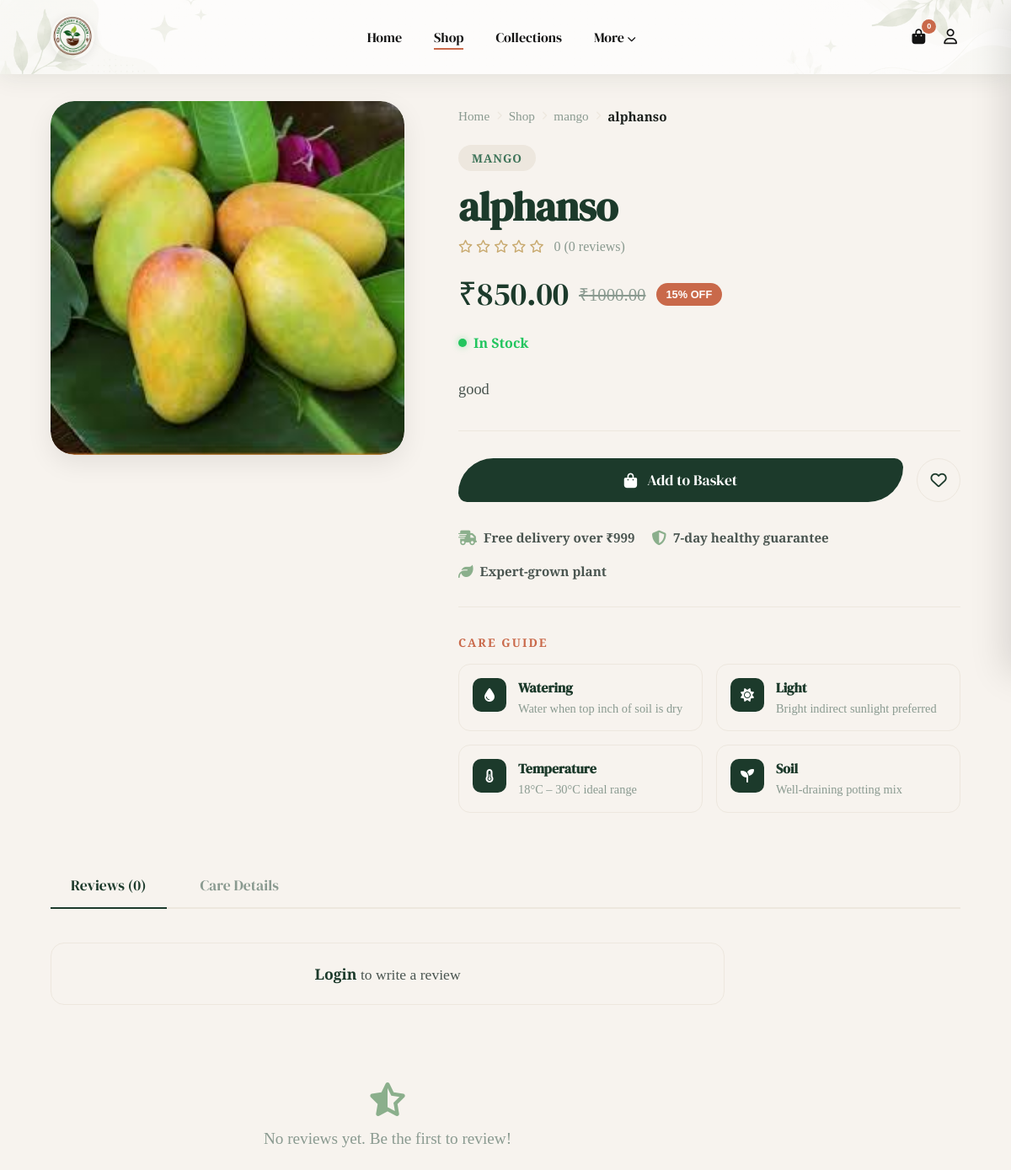
The app's page /product/alphanso/, older data.
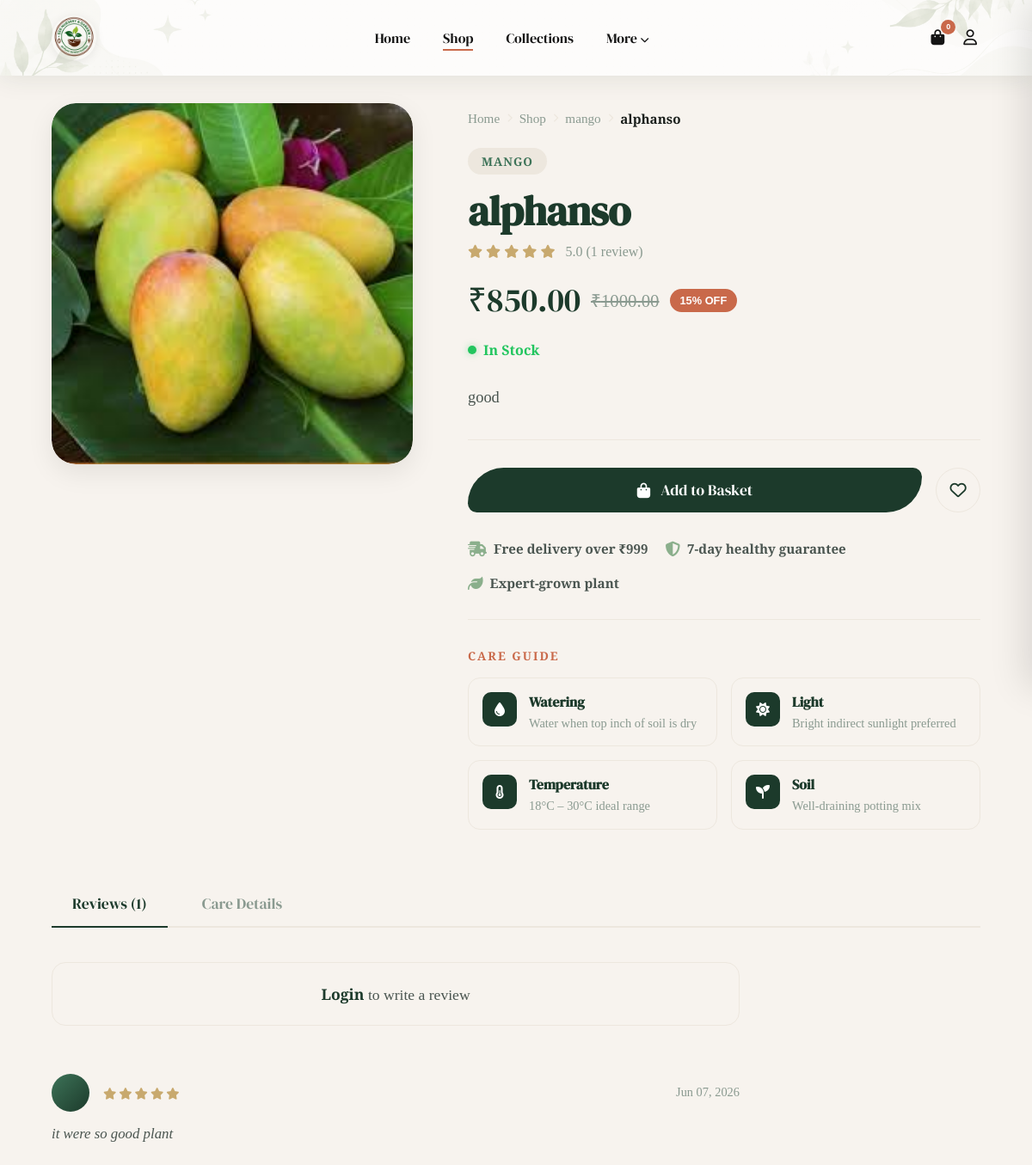
The same page, newer data.
### web/models.py (models this page shows, shortened)
class Review(models.Model):
    user = models.ForeignKey(
        User,
        on_delete=models.CASCADE,
        related_name="reviews"
    )
    product = models.ForeignKey(
        Product,
        on_delete=models.CASCADE,
        related_name="reviews"
    )
    rating = models.PositiveSmallIntegerField(default=5)
    review = models.TextField()
    is_approved = models.BooleanField(default=False)
    created_at = models.DateTimeField(auto_now_add=True)
    class Meta:
        constraints = [
            models.UniqueConstraint(
                fields=["product", "user"],
                name="unique_product_review"
            )
        ]
    class Meta:
        unique_together = ("product", "user")
        ordering = ["-created_at"]

### web/views.py (the view, shortened to what this page needs)
def product_detail(request, slug):
    product    = get_object_or_404(Product, slug=slug, is_active=True)
    reviews    = Review.objects.filter(product=product).select_related("user")
    related    = Product.objects.filter(
        category=product.category,
        is_active=True
    ).exclude(id=product.id).order_by("-id")[:4]
    avg_rating = reviews.aggregate(avg=Avg("rating"))["avg"] or 0
    user_review  = None
    in_wishlist  = False
    cart_qty     = 0
    has_purchased = False
    return render(request, "web/product_detail.html", {
        "product":     product,
        "reviews":     reviews,
        "related":     related,
        "avg_rating":  round(avg_rating, 1),
        "user_review": user_review,
        "in_wishlist": in_wishlist,
        "cart_qty":    cart_qty,
    })

### web/context_processors.py (called while the page is built)
def user_profile(request):
    notifications = Notification.objects.filter(is_active=True).order_by("-id")[:5]
    return {"notifications": notifications}

def cart_count(request):
    count = 0
    if request.user.is_authenticated:
        count = sum(
            i.quantity
            for i in CartItem.objects.filter(user=request.user)
        )
    return {
        "cart_count": count
    }

### web/models.py (called while the page is built)
    @property
    def discount_percent(self):
        if self.offer_price and self.price:
            return int(((self.price - self.offer_price) / self.price) * 100)
        return 0

### web/templates/web/Product_detail.html (shortened to what the changed rows need)
{% load static %}
<!DOCTYPE html>
<html lang="en">
<head>
    <link rel="stylesheet" href="https://cdnjs.cloudflare.com/ajax/libs/font-awesome/6.5.1/css/all.min.css">
    <link rel="stylesheet" href="{% static 'css/style.css' %}"><link rel="stylesheet" href="{% static 'css/cartsidebar.css' %}">
</head>
<body data-auth="{% if request.user.is_authenticated %}1{% else %}0{% endif %}">
    <div class="container-fluid">
        <div class="detail-layout">
            <div class="detail-info-col">
                <h1 class="product-title">{{ product.name }}</h1>
                <div class="product-rating-row">
                    <div class="stars">
                        {% for i in "12345" %}
                            {% if forloop.counter <= avg_rating|floatformat:"0"|add:"0" %}
                                <i class="fas fa-star"></i>
                            {% else %}
                                <i class="far fa-star"></i>
                            {% endif %}
                        {% endfor %}
                    </div>
                    <span>{{ avg_rating }} ({{ reviews.count }} review{{ reviews.count|pluralize }})</span>
                </div>
            </div>
        </div>
        <section class="tab-section-wrapper">
            <div class="detail-tabs">
                <button class="tab-btn active" data-tab="reviews">Reviews ({{ reviews.count }})</button>
                {% if product.care_guide %}
                <button class="tab-btn" data-tab="care">Care Details</button>
                {% endif %}
            </div>
            <div class="tab-pane active" id="tab-reviews">
                <div class="container-fluid" style="max-width: 800px; margin: 0;">
                    {% if request.user.is_authenticated %}
                    <div class="review-form-wrap">
                        <h3>{% if user_review %}Update Your Review{% else %}Write a Review{% endif %}</h3>
                        <div class="star-rating" id="starRating">
                            {% for i in "12345" %}<i class="{% if user_review and forloop.counter <= user_review.rating %}fas{% else %}far{% endif %} fa-star" data-val="{{ forloop.counter }}"></i>{% endfor %}
                        </div>
                        <textarea id="reviewText" class="review-textarea" placeholder="Share your experience with this plant…" maxlength="500">{% if user_review %}{{ user_review.review }}{% endif %}</textarea>
                        <button class="btn-submit-review" id="submitReview"><i class="fas fa-paper-plane"></i> Submit Review</button>
                    </div>
                    {% else %}
                    <div style="background:var(--ivory);border-radius:16px;padding:24px;margin-bottom:32px;text-align:center;font-family:'Cormorant Garamond',serif;font-size:1.1rem;color:var(--text-mid);border:1px solid var(--ivory-dark);">
                        <a href="{% url 'auth' %}?tab=login" style="color:var(--forest);font-weight:600;text-decoration:none;">Login</a> to write a review
                    </div>
                    {% endif %}
                    {% for review in reviews %}
                    <div class="review-item">
                        <div class="review-item-header">
                            <div class="rev-avatar">{{ review.user.first_name|slice:":1"|upper }}</div>
                            <div class="rev-info">
                                <div class="rev-stars">
                                    {% for i in "12345" %}{% if forloop.counter <= review.rating %}<i class="fas fa-star"></i>{% else %}<i class="far fa-star"></i>{% endif %}{% endfor %}
                                </div>
                            </div>
                            <span style="margin-left:auto;color:var(--text-light);font-size:0.9rem;font-family:'Cormorant Garamond',serif;">{{ review.created_at|date:"M d, Y" }}</span>
                        </div>
                        <p class="rev-text">{{ review.review }}</p>
                    </div>
                    {% empty %}
                    <div class="no-reviews"><i class="fas fa-star-half-stroke"></i>No reviews yet. Be the first to review!</div>
                    {% endfor %}
                </div>
            </div>
        </section>
    </div>
</body>
</html>

Row changes from the older to the newer data that the page shows:
added Review: rating 5 (drawn), created_at "Jun 07, 2026", review "it were so good plant"
Text that changed along with them:
{{ avg_rating }}: "0" → "5.0"
{{ reviews.count }}: "0" → "1"
text no longer shown: "No reviews yet. Be the first to review!"
